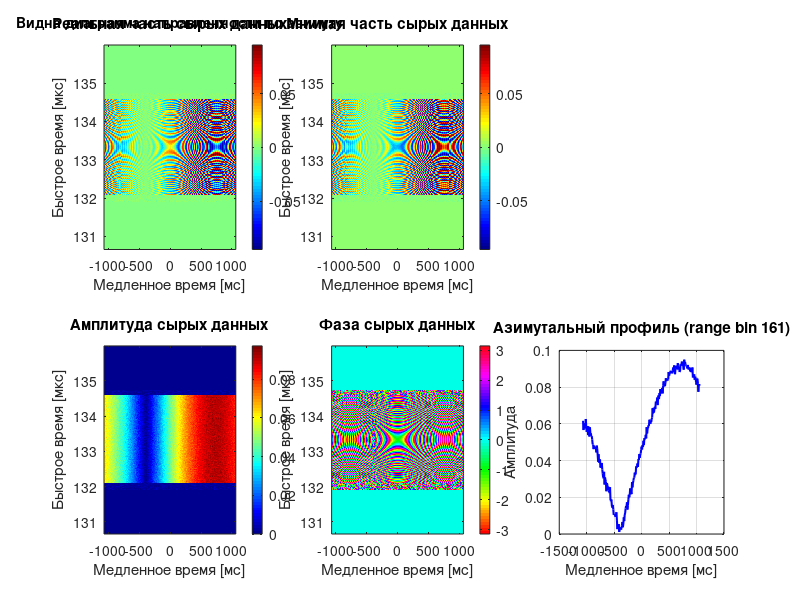
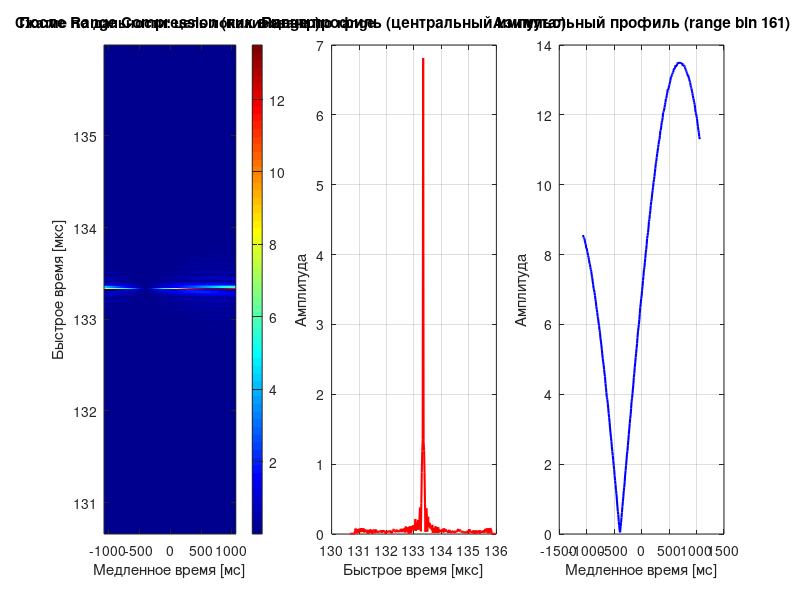
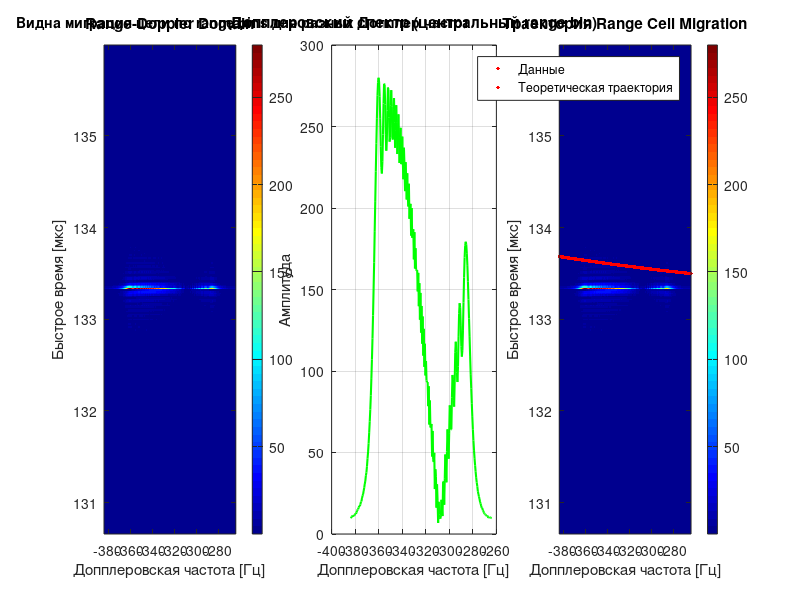
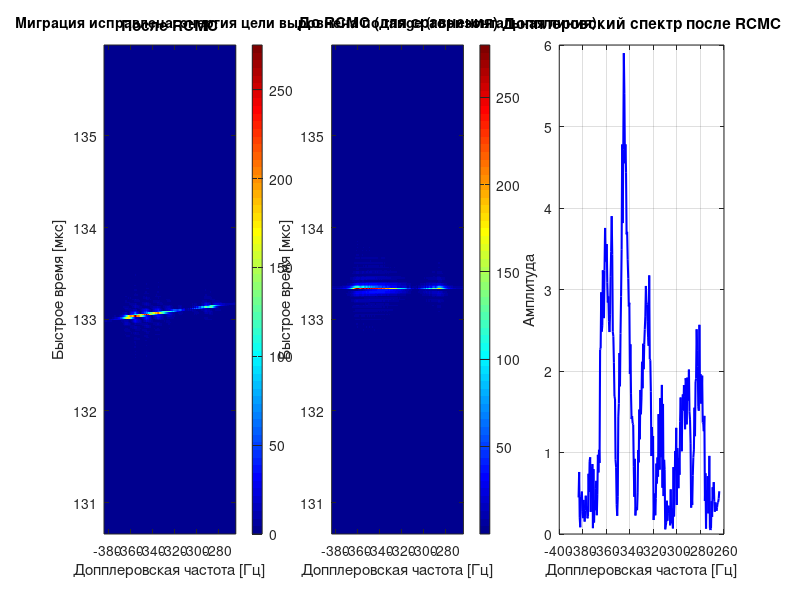

Reproduce these figures in MATLAB, in order.
% =========================================================================
% Simplified RDA Demo - Single Point Target
% =========================================================================
%
% Упрощённая демонстрация для изучения каждого этапа RDA
% на примере ОДНОЙ точечной цели
%
% Позволяет:
%   - Визуализировать сигнал на каждом этапе
%   - Понять влияние каждой операции
%   - Экспериментировать с параметрами
%
% =========================================================================

clear; close all; clc;

%% ========================================================================
% ПАРАМЕТРЫ - упрощённые для наглядности
% =========================================================================

c = 3e8;                            % Скорость света [м/с]
f0 = 5.3e9;                         % Несущая частота [Гц]
lambda = c / f0;                    % Длина волны [м]

% Параметры платформы
Vr = 150;                           % Скорость [м/с]

% Параметры сигнала
Tr = 2.5e-6;                        % Длительность импульса [с]
Kr = 20e12;                         % Частота модуляции [Гц/с]
Br = abs(Kr * Tr);                  % Полоса [Гц]

% Параметры дискретизации
Fs = 60e6;                          % Частота дискретизации по range [Гц]
PRF = 120;                          % ЧПИ [Гц]

% Параметры сцены
R0 = 20e3;                          % Дистанция до цели [м]
theta_squint = deg2rad(3.5);        % Угол squint [рад]

% Размеры данных (малые для наглядности)
Naz = 256;                          % Число импульсов
Nrg = 320;                          % Отсчётов на импульс

Lsca = Naz / PRF * Vr;              % Размер сцены по азимуту [м]
La = lambda * R0 / Lsca;            % Апертура антенны в азимутуальной плоскости [м]

% Доплеровские параметры
f_dc = -2*Vr/lambda * sin(theta_squint); % Допплер центроид [Гц]

fprintf('=== ПАРАМЕТРЫ ===\n');
fprintf('Несущая частота: %.2f ГГц\n', f0/1e9);
fprintf('Длина волны: %.4f м\n', lambda);
fprintf('Разрешение по дальности: %.2f м\n', c/(2*Br));
fprintf('Угол squint: %.2f град\n', rad2deg(theta_squint));
fprintf('Допплер центроид: %.1f Гц\n', f_dc);
fprintf('\n');

%% ========================================================================
% ГЕНЕРАЦИЯ СЫРЫХ ДАННЫХ - одна цель в центре
% =========================================================================

fprintf('Генерация сырых данных для одной цели...\n');

% Оси времени
tau0   = 2*R0/c;                               % задержка до цели
t_fast = tau0 + ((0:Nrg-1) - Nrg/2) / Fs;      % окно вокруг tau0 (строб приёма)
eta_slow = ((0:Naz-1) - Naz/2) / PRF; % Медленное время [с]

% Положение цели - в центре
eta0 = 0;                           % Цель в центре окна по медленному времени
A0 = 1.0;                           % Амплитуда

% Инициализация
S_raw = zeros(Nrg, Naz);

% Генерация сигнала
for m = 1:Naz
    eta = eta_slow(m);  % Время
    
    % История дальности (гипербола)
    R_eta = sqrt(R0^2 + Vr^2 * (eta - eta0)^2);
    
    % Задержка сигнала до цели и обратно
    tau = 2 * R_eta / c;
    
    % Угол на цель
    theta_target = atan2(Vr * (eta-eta0), R0);
    % Доплеровское смещение (справочно, не используется в расчётах)
    doppler = 2 * Vr / lambda * sin(theta_target);
    % Угол относительно максимума антенны
    theta_wa = theta_target - theta_squint;
    % ЛЧМ сигнал
    % по формуле 4.39 из Cumming, 2005.
    % t_fast - окно, фиксировано для R0
    % tau - задержка до цели и обратно, зависит от текущей дальности
    % t_centered - ноль соответствует середине LFM сигнала
    t_centered = t_fast - tau;
    % окно для вырезки LFM - аналог w_r
    range_window = double(abs(t_centered) <= Tr/2);
    % Учёт диаграммы направленности антенны
    w_a = sinc(La * sin(theta_wa) / lambda);   
    % Фазовый член - изменение фазы несущей
    phase_term = exp(-1j * 4 * pi * R_eta / lambda);
    % ЛЧМ по полному окну
    chirp = exp(1j * pi * Kr * t_centered.^2);
    
    % Сигнал
    S_raw(:, m) = A0 * w_a * phase_term * (range_window .* chirp).';
end

fprintf('Max |S_raw| = %.3f\n', max(abs(S_raw(:))));

% Добавить шум
SNR_dB = 25;
signal_power = sum(abs(S_raw(:)).^2) / numel(S_raw);
noise_power = signal_power / (10^(SNR_dB/10));
S_raw = S_raw + sqrt(noise_power/2) * (randn(size(S_raw)) + 1j*randn(size(S_raw)));

% Обнулить края для последующей циклической свёртки
Lref = Tr * Fs + 1;    % Длинна опорного сигнала (нечетная)
Blank_raw = zeros(floor(Lref/2), Naz);
S_raw(1:floor(Lref/2), :) = Blank_raw; % Начало по дальности
S_raw(Nrg - floor(Lref/2) + 1:Nrg, :) = Blank_raw; % Конец по дальности
% Здесь ожидаем максимум свёрнутого сигнала
center_range_bin = floor(Nrg/2) + 1;
center_azimuth_bin = floor(Naz/2) + 1;

fprintf('Сырые данные: %d × %d\n\n', Nrg, Naz);

%% ========================================================================
% ВИЗУАЛИЗАЦИЯ: Raw Data
% =========================================================================

figure('Name', 'ЭТАП 0: Сырые данные', 'Position', [50 50 1400 500]);
% Реальная часть
subplot(2,3,1);
imagesc(eta_slow*1e3, t_fast*1e6, real(S_raw));
xlabel('Медленное время [мс]'); ylabel('Быстрое время [мкс]');
title('Реальная часть сырых данных');
colorbar; axis xy; colormap(gca, jet);

% Мнимая часть
subplot(2,3,2);
imagesc(eta_slow*1e3, t_fast*1e6, imag(S_raw));
xlabel('Медленное время [мс]'); ylabel('Быстрое время [мкс]');
title('Мнимая часть сырых данных');
colorbar; axis xy; colormap(gca, jet);

% Амплитуда
subplot(2,3,4);
imagesc(eta_slow*1e3, t_fast*1e6, abs(S_raw));
xlabel('Медленное время [мс]'); ylabel('Быстрое время [мкс]');
title('Амплитуда сырых данных');
colorbar; axis xy; colormap(gca, jet);

% Фаза
subplot(2,3,5);
imagesc(eta_slow*1e3, t_fast*1e6, angle(S_raw));
xlabel('Медленное время [мс]'); ylabel('Быстрое время [мкс]');
title('Фаза сырых данных');
colorbar; axis xy; colormap(gca, hsv);

% Азимутальный профиль (центральный range bin)
subplot(2,3,6);
plot(eta_slow*1e3, abs(S_raw(center_range_bin, :)), 'b-', 'LineWidth', 1.5);
xlabel('Медленное время [мс]'); ylabel('Амплитуда');
title(sprintf('Азимутальный профиль (range bin %d)', center_range_bin));
grid on;

% Пояснение
annotation('textbox', [0.02 0.95 0.3 0.04], 'String', ...
    'Видна диаграмма направленности по азимуту', ...
    'EdgeColor', 'none', 'FontSize', 10, 'FontWeight', 'bold');

pause(1);

%% ========================================================================
% ЭТАП 1: RANGE COMPRESSION
% =========================================================================

fprintf('ЭТАП 1: Range Compression...\n');

% Опорный чирп от отрицательного до положетельного времени
etalon_chirp_time = ((0:Tr*Fs) - Tr*Fs/2) / Fs;
etalon_chirp = exp(1j * pi * Kr * etalon_chirp_time.^2);

% Нулепаддинг до Nrg
etalon_padded = zeros(Nrg, 1);
etalon_padded(1:min(Lref, Nrg)) = etalon_chirp;
% Сдвигаем циклически назад, так, чтобы центр LFM попал 
% в нулевую (первую) позицию. Тогда при выполнении
% взаимной корреляции получим пик в точке середины LFM 
% принятого сигнала
etalon_padded = circshift(etalon_padded, - floor(Lref / 2));
% Спектр опорного
etalon_spectr = fft(etalon_padded, Nrg);

% Циклическая свёртка (размер Nrg)
S_rc = zeros(Nrg, Naz);
for m = 1:Naz
    S_fft = fft(S_raw(:, m), Nrg);
    S_compressed = S_fft .* conj(etalon_spectr);
    S_rc(:, m) = ifft(S_compressed);
end

fprintf(' Разрешение по дальности: %.2f м\n\n', c/(2*Br));

%% ВИЗУАЛИЗАЦИЯ: Range Compressed
figure('Name', 'ЭТАП 1: Range Compression', 'Position', [60 60 1400 500]);

subplot(1,3,1);
imagesc(eta_slow*1e3, t_fast*1e6, abs(S_rc));
xlabel('Медленное время [мс]'); ylabel('Быстрое время [мкс]');
title('После Range Compression (пик в центр)');
colorbar; axis xy; colormap(gca, jet);

subplot(1,3,2);
plot(t_fast*1e6, abs(S_rc(:, center_azimuth_bin)), 'r-', 'LineWidth', 1.5);
xlabel('Быстрое время [мкс]'); ylabel('Амплитуда');
title('Range профиль (центральный импульс)');
grid on;

subplot(1,3,3);
plot(eta_slow*1e3, abs(S_rc(center_range_bin, :)), 'b-', 'LineWidth', 1.5);
xlabel('Медленное время [мс]'); ylabel('Амплитуда');
title(sprintf('Азимутальный профиль (range bin %d)', center_range_bin));
grid on;

annotation('textbox', [0.02 0.95 0.4 0.04], 'String', ...
    'Сжатие по дальности: цель локализована по range', ...
    'EdgeColor', 'none', 'FontSize', 10, 'FontWeight', 'bold');

pause(1);

%% ========================================================================
% ЭТАП 2: AZIMUTH FFT → Range-Doppler Domain
% =========================================================================

fprintf('ЭТАП 2: Переход в Range-Doppler домен...\n');

% FFT по азимуту
S_rd = fftshift(fft(S_rc, [], 2), 2);

% Ось Допплеровских частот
f_eta = ((0:Naz-1) - Naz/2) * (PRF/Naz) + f_dc;

fprintf('  Диапазон Допплеровских частот: [%.1f, %.1f] Гц\n\n', ...
        min(f_eta), max(f_eta));

%% ВИЗУАЛИЗАЦИЯ: Range-Doppler Domain
figure('Name', 'ЭТАП 2: Range-Doppler Domain', 'Position', [70 70 1400 500]);

subplot(1,3,1);
imagesc(f_eta, t_fast*1e6, abs(S_rd));
xlabel('Допплеровская частота [Гц]'); ylabel('Быстрое время [мкс]');
title('Range-Doppler Domain');
colorbar; axis xy; colormap(gca, jet);

subplot(1,3,2);
plot(f_eta, abs(S_rd(center_range_bin, :)), 'g-', 'LineWidth', 1.5);
xlabel('Допплеровская частота [Гц]'); ylabel('Амплитуда');
title('Допплеровский спектр (центральный range bin)');
grid on;

% Показать траекторию миграции
subplot(1,3,3);
imagesc(f_eta, t_fast*1e6, abs(S_rd));
xlabel('Допплеровская частота [Гц]'); ylabel('Быстрое время [мкс]');
title('Траектория Range Cell Migration');
colorbar; axis xy; colormap(gca, jet);
hold on;

% Теоретическая траектория миграции
for k = 1:length(f_eta)
    f_d = f_eta(k); % Просто частота, которая соответствует этому "бину"
    % Истинная дальность гиперболы для этого f_d
    sin_theta = lambda * f_d / (2 * Vr);  % sin(θ) = λ f_d / (2 V_r)
    cos_theta = sqrt(1 - sin_theta^2);    % cos(θ)
    R_actual = R0 / cos_theta;            % R(θ) = R0 / cos(θ) > R0
    delta_R = R_actual - R0;              % ПОЛОЖИТЕЛЬНОЕ!
    t_migration = 2 * R_actual / c;       % > tau0
    plot(f_eta(k), t_migration*1e6, 'r.', 'MarkerSize', 8);
end
hold off;
legend('Данные', 'Теоретическая траектория', 'Location', 'best');

annotation('textbox', [0.02 0.95 0.5 0.04], 'String', ...
    'Видна миграция цели по range bins для разных Допплер частот', ...
    'EdgeColor', 'none', 'FontSize', 10, 'FontWeight', 'bold');

pause(1);

%% ========================================================================
% ЭТАП 3: RANGE CELL MIGRATION CORRECTION (RCMC)
% =========================================================================

fprintf('ЭТАП 3: Range Cell Migration Correction...\n');

S_rcmc = zeros(Nrg, Naz);
for m = 1:Naz
    f_eta_m = f_eta(m);
    
    % 1. УГОЛ (точно)
    sin_theta = lambda * f_eta_m / (2 * Vr);
    cos_theta = sqrt(max(0, 1 - sin_theta^2));  % защита от |sin| > 1
    
    % 2. ДАЛЬНОСТЬ гиперболы (Cumming eq. 4.2-12)
    R_slant = R0 / cos_theta;  % > R0!
    
    % 3. Миграция (ПОЛОЖИТЕЛЬНАЯ)
    delta_R = R_slant - R0;
    delta_t = 2 * delta_R / c;
    
    % 4. ИНТЕРПОЛЯЦИЯ НАЗАД к R0
    t_shifted = t_fast + delta_t;  % Плюс!
    
    S_rcmc(:, m) = interp1(t_fast, S_rd(:, m), t_shifted, 'linear', 0);
end

fprintf('  Максимальная миграция: %.3f м\n\n', abs(min(R0 * (sqrt(1 - (lambda * f_eta / (2*Vr)).^2) - 1))));

%% ВИЗУАЛИЗАЦИЯ: After RCMC
figure('Name', 'ЭТАП 3: RCMC', 'Position', [80 80 1400 500]);

subplot(1,3,1);
imagesc(f_eta, t_fast*1e6, abs(S_rcmc));
xlabel('Допплеровская частота [Гц]'); ylabel('Быстрое время [мкс]');
title('После RCMC');
colorbar; axis xy; colormap(gca, jet);

subplot(1,3,2);
imagesc(f_eta, t_fast*1e6, abs(S_rd));
xlabel('Допплеровская частота [Гц]'); ylabel('Быстрое время [мкс]');
title('До RCMC (для сравнения)');
colorbar; axis xy; colormap(gca, jet);

subplot(1,3,3);
plot(f_eta, abs(S_rcmc(center_range_bin, :)), 'b-', 'LineWidth', 1.5);
xlabel('Допплеровская частота [Гц]'); ylabel('Амплитуда');
title('Допплеровский спектр после RCMC');
grid on;

annotation('textbox', [0.02 0.95 0.6 0.04], 'String', ...
    'Миграция исправлена: энергия цели выровнена по range (горизонтальная линия)', ...
    'EdgeColor', 'none', 'FontSize', 10, 'FontWeight', 'bold');

pause(1);

%% ========================================================================
% ЭТАП 4: AZIMUTH COMPRESSION
% =========================================================================

fprintf('ЭТАП 4: Azimuth Compression...\n');

% Азимутальный согласованный фильтр
H_ac = zeros(1, Naz);
for m = 1:Naz
    f_eta_m = f_eta(m);
    D_f = sqrt(1 - (lambda * f_eta_m / (2*Vr))^2);
    H_ac(m) = exp(1j * 4 * pi * R0 * D_f / lambda);
end

% Применить фильтр
S_ac = S_rcmc .* repmat(H_ac, Nrg, 1);

% Обратное FFT по азимуту
S_focused = ifft(ifftshift(S_ac, 2), [], 2);

fprintf('  Изображение сфокусировано!\n\n');

%% ВИЗУАЛИЗАЦИЯ: Focused Image
figure('Name', 'ЭТАП 4: Сфокусированное изображение', 'Position', [90 90 1400 500]);

subplot(1,3,1);
imagesc(eta_slow*1e3, t_fast*1e6, abs(S_focused));
xlabel('Азимут [мс]'); ylabel('Дальность [мкс]');
title('Сфокусированное изображение');
colorbar; axis xy; colormap(gca, jet);
hold on;
% Отметить истинное положение цели
plot(0, (2*R0/c)*1e6, 's-', 'MarkerSize', 20, 'LineWidth', 2, ...
    'MarkerEdgeColor', 'r', 'MarkerFaceColor', 'none');
hold off;

% Range профиль
subplot(1,3,2);
plot(t_fast*1e6, abs(S_focused(:, Naz/2)), 'r-', 'LineWidth', 1.5);
xlabel('Дальность [мкс]'); ylabel('Амплитуда');
title('Range профиль через цель');
grid on;
xlim([t_fast(1)*1e6, t_fast(end)*1e6]);

% Азимутальный профиль
subplot(1,3,3);
plot(eta_slow*1e3, abs(S_focused(center_range_bin, :)), 'b-', 'LineWidth', 1.5);
xlabel('Азимут [мс]'); ylabel('Амплитуда');
title('Азимутальный профиль через цель');
grid on;
xlim([eta_slow(1)*1e3, eta_slow(end)*1e3]);

annotation('textbox', [0.02 0.95 0.4 0.04], 'String', ...
    'Цель полностью сфокусирована по range и азимуту', ...
    'EdgeColor', 'none', 'FontSize', 10, 'FontWeight', 'bold');

%% ========================================================================
% СРАВНЕНИЕ: До и После
% =========================================================================

figure('Name', 'СРАВНЕНИЕ: До и После фокусировки', 'Position', [100 100 1200 500]);

subplot(1,2,1);
imagesc(eta_slow*1e3, t_fast*1e6, abs(S_raw));
xlabel('Азимут [мс]'); ylabel('Дальность [мкс]');
title('ДО: Сырые данные');
colorbar; axis xy; colormap(gca, jet);

subplot(1,2,2);
imagesc(eta_slow*1e3, t_fast*1e6, abs(S_focused));
xlabel('Азимут [мс]'); ylabel('Дальность [мкс]');
title('ПОСЛЕ: Сфокусированное изображение');
colorbar; axis xy; colormap(gca, jet);
hold on;
plot(0, (2*R0/c)*1e6, 's-', 'MarkerSize', 20, 'LineWidth', 2, ...
    'MarkerEdgeColor', 'r', 'MarkerFaceColor', 'none');
hold off;

%% ========================================================================
% АНАЛИЗ КАЧЕСТВА ФОКУСИРОВКИ
% =========================================================================

fprintf('=== АНАЛИЗ КАЧЕСТВА ===\n');

% Найти пик
[max_val, max_idx] = max(abs(S_focused(:)));
[peak_range, peak_az] = ind2sub(size(S_focused), max_idx);

fprintf('Пик сигнала:\n');
fprintf('  Range bin: %d (ожидалось ~%d)\n', peak_range, center_range_bin);
fprintf('  Azimuth sample: %d (ожидалось ~%d)\n', peak_az, center_azimuth_bin);
fprintf('  Амплитуда: %.2f\n', max_val);

% PSLR (Peak to Side Lobe Ratio) по range
range_profile = abs(S_focused(:, peak_az));
range_profile = range_profile / max(range_profile); % Нормализация
[~, peak_idx] = max(range_profile);

% Исключить главный лепесток (±5 отсчётов)
mainlobe_width = 5;
sidelobe_region = range_profile;
sidelobe_region(max(1, peak_idx-mainlobe_width):min(Nrg, peak_idx+mainlobe_width)) = 0;
max_sidelobe = max(sidelobe_region);

PSLR_range = 20*log10(1 / max_sidelobe);
fprintf('\nКачество по Range:\n');
fprintf('  PSLR: %.2f дБ\n', PSLR_range);

% PSLR по азимуту
az_profile = abs(S_focused(peak_range, :));
az_profile = az_profile / max(az_profile);
[~, peak_idx_az] = max(az_profile);

sidelobe_region_az = az_profile;
sidelobe_region_az(max(1, peak_idx_az-mainlobe_width):min(Naz, peak_idx_az+mainlobe_width)) = 0;
max_sidelobe_az = max(sidelobe_region_az);

PSLR_az = 20*log10(1 / max_sidelobe_az);
fprintf('\nКачество по Азимуту:\n');
fprintf('  PSLR: %.2f дБ\n', PSLR_az);

%% ========================================================================
% ЭКСПЕРИМЕНТЫ
% =========================================================================

fprintf('\n=== ЭКСПЕРИМЕНТЫ ===\n');
fprintf('Попробуйте изменить параметры в начале файла:\n');
fprintf('  1. theta_squint - увидите изменение f_dc и траектории\n');
fprintf('  2. R0 - изменит величину миграции\n');
fprintf('  3. Vr - повлияет на Допплер и миграцию\n');
fprintf('  4. SNR_dB - уменьшите до 10 дБ и посмотрите на шум\n');
fprintf('\n');

fprintf('=== ГОТОВО ===\n');
fprintf('Все этапы RDA визуализированы.\n');
fprintf('Изучите картинки для понимания каждого шага.\n');
